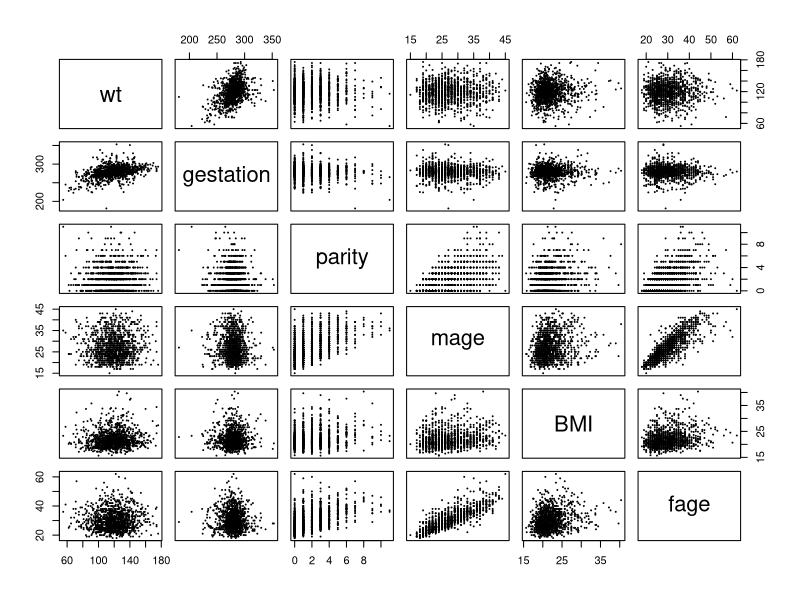
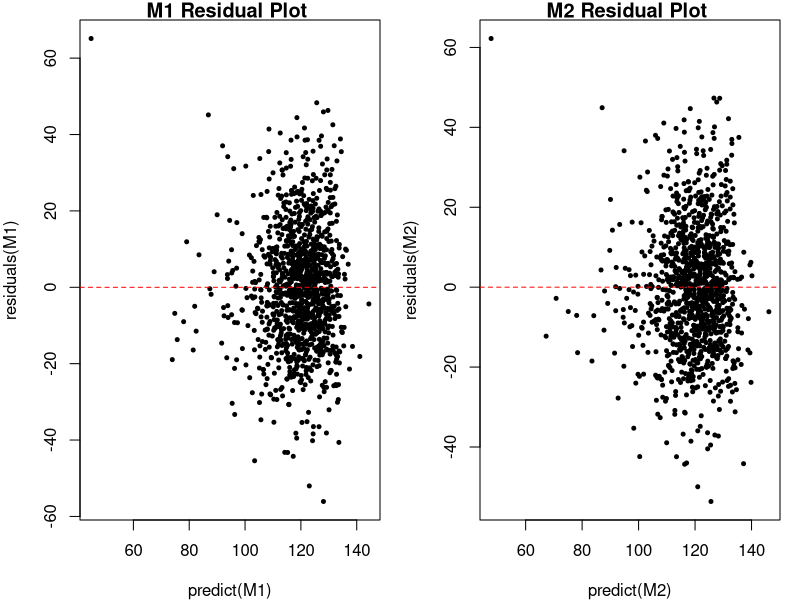
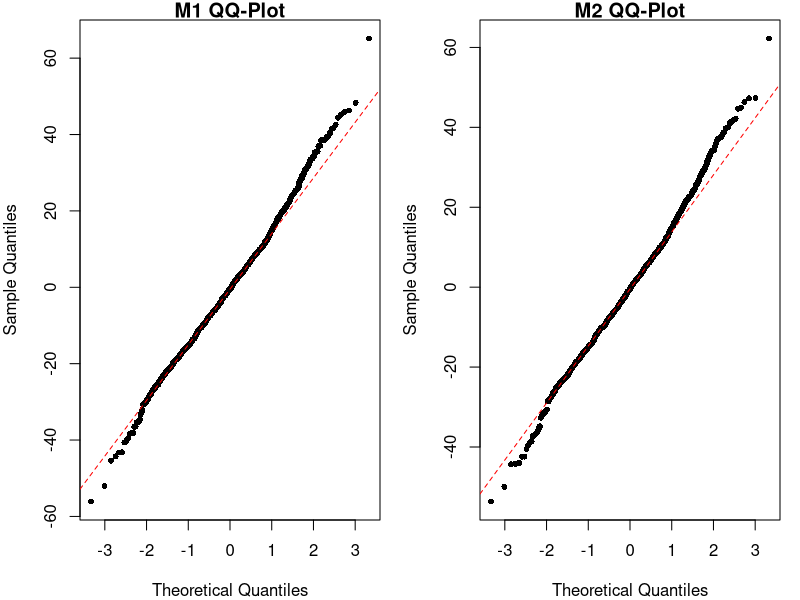
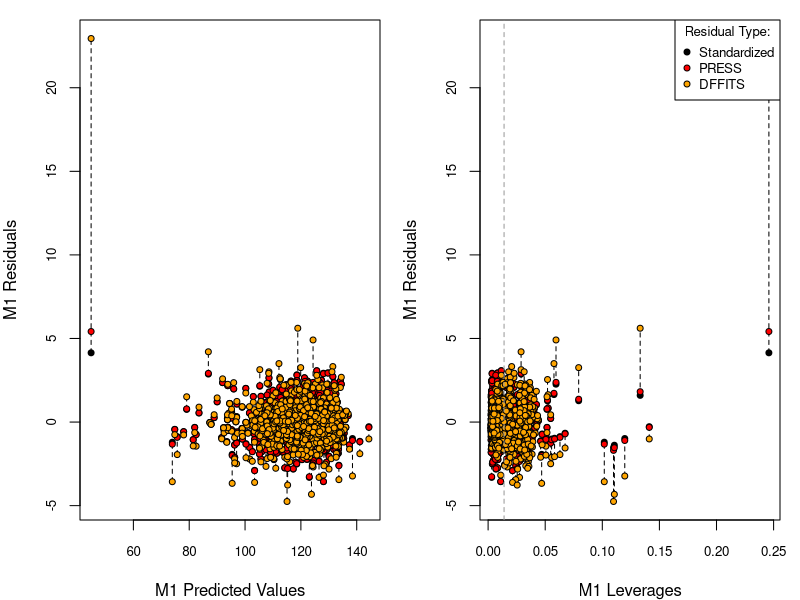
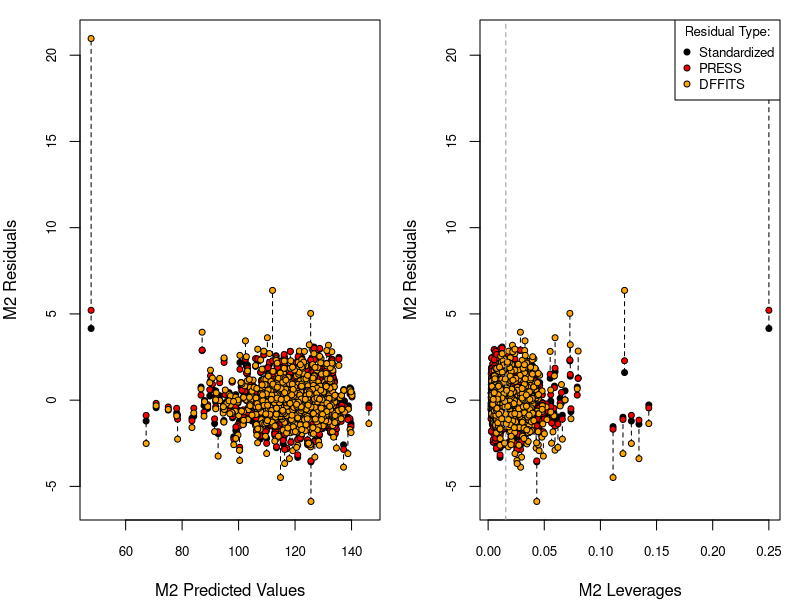
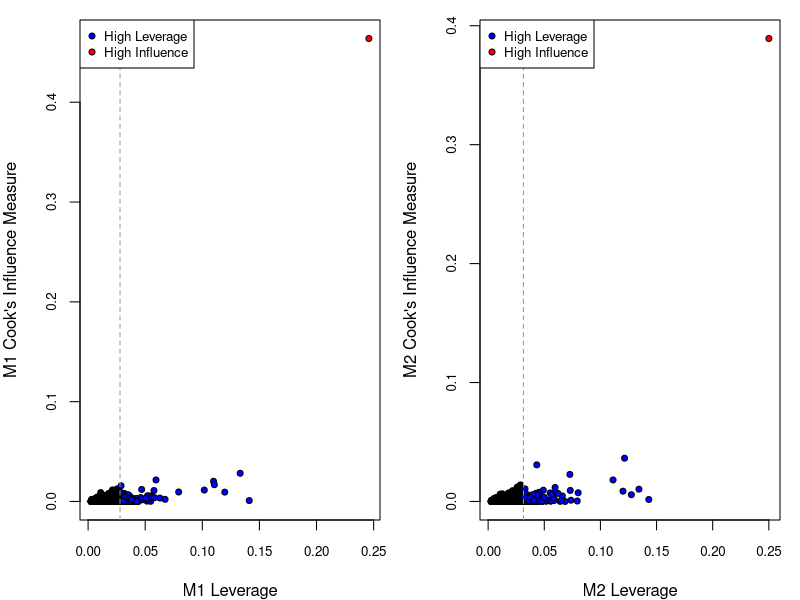
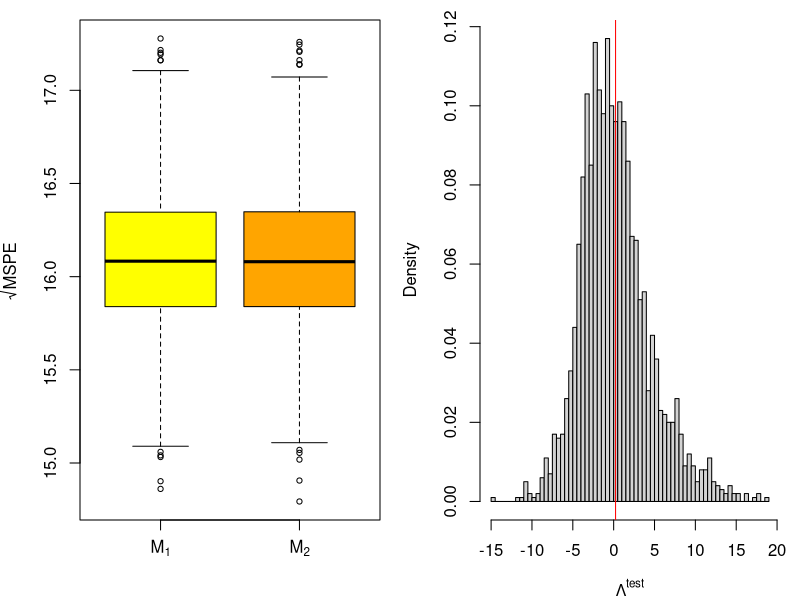
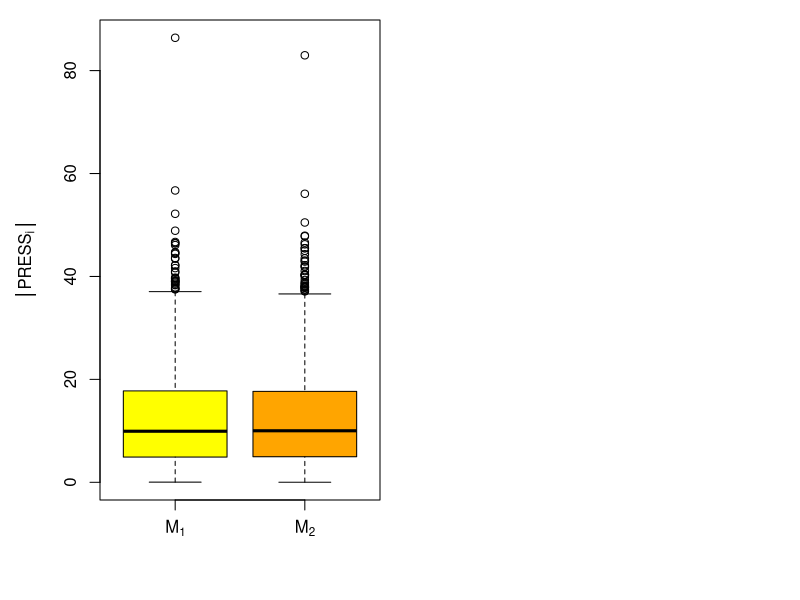

The R source for these figures, in order:
## ---- chunk 1

# load the data as a data.frame
birth <- read.csv(file = "chds_births.csv")

# summary of data



# Smoke_number
# number (we create new descriptive groupings for number of cigarettes smoked per day)

num2 <- birth$number
# new categories for variable number
numnames <- c("never smoked", "up to half a pack", "half to full pack", "more than one pack")
for(ii in 0:9) {
  if(ii==0) {
    num2[num2 == ii] <- numnames[1]
  } 
  if(0 < ii & ii <= 2) {
    num2[num2 == ii] <- numnames[2]
  } 
  if(2 < ii & ii <= 4) {
    num2[num2 == ii] <- numnames[3]
  } else {
    num2[num2 == ii] <- numnames[4]
  }
}

birth$number <- num2 # replace in dataset

# Combine smoke and time into a single variable smoke (relabelling smoke):
newnames <- c("Never Smoked", "Still Smokes",
              "Smoked but quit during pregnancy", 
              "Smoked but quit before pregnancy") # create categories for new variables

# extract the corresponding columns
smoke <- birth$smoke

n <- length(smoke) # number of observations
newsmoke <- rep(NA, n)

for (ii in 1:n) {
  if (is.na(smoke[ii])) {
    newsmoke[ii] <- NA
  }
  else {
    for (jj in 0:3) {
      if (smoke[ii] == jj) {
        newsmoke[ii] <- newnames[jj+1]
      }
    }
  }
}
birth$smoke <- newsmoke

# locate the observations that have NA's in smoke
ind_smoke <- NA
for (ii in 1:length(birth$smoke)) {
  if (is.na(birth$smoke[ii])) {
    ind_smoke <- c(ind_smoke, ii)
  }
}
ind_smoke <- ind_smoke[2:length(ind_smoke)]

# locate the observations that have NA's in number
ind_number <- NA
for (ii in 1:length(birth$number)) {
  if (is.na(birth$number[ii])) {
    ind_number <- c(ind_number, ii)
  }
}
ind_number <- ind_number[2:length(ind_number)]

# Throw out the observations that have NA's in smoke and number
# note that observations that have NA's in smoke also have NA's in number
remove_smoke <- ind_number
birth <- birth[-remove_smoke,]

# create a new variable to combine smoke and number
# since they are correlated to each other
# note that nobody is in the category "Smoked up to half a pack but quit during pregnancy"
smoke_number <- birth$smoke
for (ii in 1:(length(birth$smoke))) {
  if (smoke_number[ii] != "Never Smoked") {
    if (birth$number[ii] == "up to half a pack") {
      if (smoke_number[ii] == "Smoked but quit before pregnancy") {
        smoke_number[ii] <- "Smoked up to half a pack but quit before pregnancy"
      }
      else {smoke_number[ii] <- "Still smokes up to half a pack"}
    }
    else if (birth$number[ii] == "half to full pack") {
      if (smoke_number[ii] == "Smoked but quit before pregnancy") {
        smoke_number[ii] <- "Smoked more than half a pack but quit before pregnancy"
      }
      else if (smoke_number[ii] == "Smoked but quit during pregnancy") {
        smoke_number[ii] <- "Smoked more than half a pack but quit during pregnancy"
      }
      else {smoke_number[ii] <- "Still smokes half to full pack"}
    }
    else {
      if (smoke_number[ii] == "Smoked but quit before pregnancy") {
        smoke_number[ii] <- "Smoked more than half a pack but quit before pregnancy"
      }
      else if (smoke_number[ii] == "Smoked but quit during pregnancy") {
        smoke_number[ii] <- "Smoked more than half a pack but quit during pregnancy"
      }
      else {smoke_number[ii] <- "Still smokes more than one pack"}
    }
  }
}


birth$smoke_number <- factor(smoke_number)



# Combine other and mixed in feth and call it other
for (ii in 1:length(birth$feth)) {
  if (!is.na(birth$feth[ii])) {
    if(birth$feth[ii] == 10) {
      birth$feth[ii] <- 9
    }
  }
}

# Combine other and mixed in meth and call it other
for (ii in 1:length(birth$meth)) {
  if (!is.na(birth$meth[ii])) {
    if(birth$meth[ii] == 10) {
      birth$meth[ii] <- 9
    }
  }
}


#**************************************************************
# convert categorical variables to factors

# convert meth to non-numeric categorical variable
meth2 <- birth$meth
# "levels" of variable meth
methnames <- c("Caucasian","Mexican", "African-American","Asian", "Other")
# assign "Caucasian" level to values less than or equal to 5
# otherwise assign levels based on order in methnames vector
for(ii in 0:9) {
  if(ii<=5){
    meth2[meth2 == ii] <- "Caucasian"
  } else {
    meth2[meth2 == ii] <- methnames[ii-4]
  }
}
meth2 <- factor(meth2, levels = methnames) # order levels based on methnames
birth$meth <- meth2 # replace in dataset
############################################
# convert med to categorical variables
med2 <- birth$med
# "levels" of variable med
mednames <- c("elementary school", "middle school", "high school", "high school + trade", "high school + some college", "college grad", "trade school", "high school unclear")
med2 <- mednames[birth$med+1]
med2 <- factor(med2, levels = mednames) # order levels based on mednames
birth$med <- med2 # replace in dataset
##########################################
# convert feth to categorical variables
feth2 <- birth$feth
# "levels" of variable feth
fethnames <- c("Caucasian","Mexican", "African-American","Asian", "Other")
# assign "Caucasian" level to values less than or equal to 5
# otherwise assign levels based on order in fethnames vector
for(ii in 0:9) {
  if(ii<=5){
    feth2[feth2 == ii] <- "Caucasian"
  } else {
    feth2[feth2 == ii] <- fethnames[ii-4]
  }
}
feth2 <- factor(feth2, levels = fethnames) # order levels based on methnames
birth$feth <- feth2 # replace in dataset
############################################
# convert fed to categorical variables
fed2 <- birth$fed
# "levels" of variable fed
fednames <- c("elementary school", "middle school", "high school", "high school + trade", "high school + some college", "college grad", "trade school", "high school unclear")
fed2 <- fednames[birth$fed+1]
fed2 <- factor(fed2, levels = fednames) # order levels based on fednames
birth$fed <- fed2 # replace in dataset

################################################################################
# marital
marital <- birth$marital
maritalnames <- c("married", "legally separated", "divorced", "widowed",
                  "never married") # new values
# encode the factor
marital2 <- rep(NA, length(marital))
for (ii in 1:5) {
  marital2[marital == ii] <- maritalnames[ii]
}
marital2 <- factor(marital2, levels = maritalnames)
birth$marital <- marital2
######################################################################
# income
income <- birth$income
incomenames <- c("under 2500", "2500-4999", "5000-7499", "7500-9999",
                 "10000-12499", "12500-14999", "15000-17499",
                 "17500-19999", "20000-22499", "over 22500") # new values
# encode the factor
income2 <- incomenames[income+1]
income2 <- factor(income2, levels = incomenames)
birth$income <- income2
############################################################
#********************************************************************************

# throw out fht, fwt and income
birth <- birth[,-c(12, 13, 15)]

# Check how many observations contain NA's
n <- length(birth$wt) # number of rows
count <- 0 # initialize count of rows with at least one NA
for (ii in 1:n) {
  if(sum(is.na(birth[ii,])) >= 1) {
    count = count + 1
  }
}
total_NA_rows <- count

# throw out the variable time
birth <- birth[,-14]

# Combine mht and mwt to create a new variable BMI
# BMI is called Body Mass Index, which is calculated by weight in kg / height^2 in m
# Convert mht and mwt to standard metric
lbs_to_kg <- 0.453592
birth$mwt <- lbs_to_kg * birth$mwt
inch_to_meter <- 0.0254
birth$mht <- inch_to_meter * birth$mht

# Create BMI variable
mht <- birth$mht
mwt <- birth$mwt
BMI <- mwt / mht^2
birth$BMI <- BMI


# throw out mht and mwt
birth <- birth[,-c(7, 8)]

# throw out smoke and number
birth <- birth[, -c(11, 12)]
# Modify the variables smoke and number so that we can obtain all coefficients' values




# we assume fathers and mothers have the same ethnicity background
# based on the majority of the dataset
# deal with the NA's in meth (justification)
for (ii in 1:length(birth$meth)) {
  if(is.na(birth$meth)[ii]) {
    birth$meth[ii] <- birth$feth[ii]
  }
}

# deal with the NA's in feth (justification needed)
for (ii in 1:length(birth$feth)) {
  if(is.na(birth$feth)[ii]) {
    birth$feth[ii] <- birth$meth[ii]
  }
}

# locate the observations that have NA's in gestation
ind_gestation <- NA
for (ii in 1:length(birth$gestation)) {
  if (is.na(birth$gestation[ii])) {
    ind_gestation <- c(ind_gestation, ii)
  }
}
ind_gestation <- ind_gestation[2:length(ind_gestation)]

# locate the observations that have NA's in mage
ind_mage <- NA
for (ii in 1:length(birth$mage)) {
  if (is.na(birth$mage[ii])) {
    ind_mage <- c(ind_mage, ii)
  }
}
ind_mage <- ind_mage[2:length(ind_mage)]

# locate the observations that have NA's in med
ind_med <- NA
for (ii in 1:length(birth$med)) {
  if (is.na(birth$med[ii])) {
    ind_med <- c(ind_med, ii)
  }
}
ind_med <- ind_med[2:length(ind_med)]

# locate the observations that have NA's in fage
ind_fage <- NA
for (ii in 1:length(birth$fage)) {
  if (is.na(birth$fage[ii])) {
    ind_fage <- c(ind_fage, ii)
  }
}
ind_fage <- ind_fage[2:length(ind_fage)]

# locate the observations that have NA's in fed
ind_fed <- NA
for (ii in 1:length(birth$fed)) {
  if (is.na(birth$fed[ii])) {
    ind_fed <- c(ind_fed, ii)
  }
}
ind_fed <- ind_fed[2:length(ind_fed)]

# locate the observations that have NA's in marital
ind_marital <- NA
for (ii in 1:length(birth$marital)) {
  if (is.na(birth$marital[ii])) {
    ind_marital <- c(ind_marital, ii)
  }
}
ind_marital <- ind_marital[2:length(ind_marital)]


# locate the observations that have NA's in BMI
ind_BMI <- NA
for (ii in 1:length(birth$BMI)) {
  if (is.na(birth$BMI[ii])) {
    ind_BMI <- c(ind_BMI, ii)
  }
}
ind_BMI <- ind_BMI[2:length(ind_BMI)]

missing <- c(ind_gestation, ind_mage, ind_BMI, ind_marital, ind_fage, ind_fed, ind_med)


# remove missing observations

# first remove duplicated numbers in the missing list
m <- length(missing)
new_missing <- NA
for (ii in 1:m) {
  if (missing[ii] %in% new_missing == FALSE) {
    new_missing <- c(new_missing, missing[ii])
  }
}
new_missing <- new_missing[2:length(new_missing)]



# remove observations containing NA's
birth <- birth[-new_missing,]

## ---- chunk 2
# Figure 1. Pair plots of wt and other continuous numerical variables
pairs(~ wt + gestation + parity + mage + BMI + fage, 
      pch = 19,
      cex = 0.05,
      data = birth)
## ---- chunk 3
# Minimal model
M0 <- lm(wt ~ 1, data = birth)

# new maximal model
Mmaxnew <- lm(wt ~ (.-fed - med - feth - meth - marital - smoke_number)^2 
              + smoke_number + feth + meth + fed + med + marital 
              + I(gestation^2), data = birth)

# Automated Model Selection
# Forward selection
  Mfwd <- step(object = M0, # starting point model
               scope = list(lower = M0, upper = Mmaxnew), # smallest and largest model
               direction = "forward",
               trace = FALSE) # trace prints out information

# Backward elimination
  Mback <- step(object = Mmaxnew, # starting point model
                scope = list(lower = M0, upper = Mmaxnew),
                direction = "backward", trace = FALSE)

# Stepwise selection
Mstart <- lm(wt ~ ., data = birth)
  Mstep <- step(object = Mstart,
                scope = list(lower = M0, upper = Mmaxnew),
                direction = "both", trace = FALSE)


## ---- chunk 4
# Figure 2
# plot setup
cex <- .8
pch <- 20
par(mfrow = c(1,2), mar = c(4,4,1,1))

# assign new name to Mfwd and Mstep
M1 <- Mfwd
M2 <- Mback

# residuals for M1 and M2
res1 <- residuals(M1)
res2 <- residuals(M2)

# extract sigma.hat for both M1 and M2
sigma.hat1 <- sigma(M1)
sigma.hat2 <- sigma(M2)

# plot ordinary residuals for M1
plot(predict(M1), residuals(M1), pch = pch, cex = cex, col = "black", 
     main = "M1 Residual Plot ")
abline(h = 0, col = "red", lty = 2) # horizontal line

# plot ordinary residuals for M2
plot(predict(M2), residuals(M2), pch = pch, cex = cex, col = "black", 
     main = "M2 Residual Plot ")
abline(h = 0, col = "red", lty = 2) # horizontal line
## ---- chunk 5
# Figure 3
# plot setup
cex <- .8
pch <- 16
par(mfrow = c(1,2), mar = c(4,4,1,1))

# QQ-plot for M1
qqnorm(res1, main = "M1 QQ-Plot", cex = cex, pch = pch)
qqline(res1, col = "red", lty = 2)

# QQ-plot for M2
qqnorm(res2, main = "M2 QQ-Plot", cex = cex, pch = pch)
qqline(res2, col = "red", lty = 2)

## ---- chunk 6
# Figure 4 and Figure 5
# plot setup
cex <- .8
pch <- 16
par(mfrow = c(1,2), mar = c(4,4,1,1))

# Predicted Value vs Residuals and Leverages for M1

h1 <- hatvalues(M1)  # HAT Matrix
stan.res1 <- res1/sigma.hat1 # Standardized residuals for M1

# PRESS residuals
press1 <- res1/(1-h1)

# DFFITS residuals
dfts1 <- dffits(M1) # the R way
# standardize each of these such that they are identical at the average leverage value
p1 <- length(coef(M1))
n1 <- nobs(M1)
hbar1 <- p1/n1 # average leverage
press1 <- press1*(1-hbar1)/sigma.hat1 # at h1 = hbar1, press1 = stan.res1
dfts1 <- dfts1*(1-hbar1)/sqrt(hbar1) # at h1 = hbar1, dfts1 = stan.res1

# plot all residuals
# against predicted values
plot(predict(M1), rep(0, length(predict(M1))), type = "n", # empty plot to get the axis range
     ylim = range(stan.res1, press1, dfts1), cex.axis = cex,
     xlab = "M1 Predicted Values", ylab = "M1 Residuals")
# dotted line connecting each observations residuals for better visibility
segments(x0 = predict(M1),
         y0 = pmin(stan.res1, press1, dfts1),
         y1 = pmax(stan.res1, press1, dfts1),
         lty = 2)
points(predict(M1), stan.res1, pch = 21, bg = "black", cex = cex)
points(predict(M1), press1, pch = 21, bg = "red", cex = cex)
points(predict(M1), dfts1, pch = 21, bg = "orange", cex = cex)
# against leverages
plot(h1, rep(0, length(predict(M1))), type = "n", cex.axis = cex,
     ylim = range(stan.res1, press1, dfts1),
     xlab = "M1 Leverages", ylab = "M1 Residuals")
segments(x0 = h1,
         y0 = pmin(stan.res1, press1, dfts1),
         y1 = pmax(stan.res1, press1, dfts1),
         lty = 2)
points(h1, stan.res1, pch = 21, bg = "black", cex = cex)
points(h1, press1, pch = 21, bg = "red", cex = cex)
points(h1, dfts1, pch = 21, bg = "orange", cex = cex)
abline(v = hbar1, col = "grey60", lty = 2)
legend("topright", legend = c("Standardized", "PRESS", "DFFITS"),
       pch = 21, pt.bg = c("black", "red", "orange"), title = "Residual Type:",
       cex = cex, pt.cex = cex)


# Figure 5
# Predicted Value vs Residuals and Leverages for M2
h2 <- hatvalues(M2)  # HAT Matrix for M2
stan.res2 <- res1/sigma.hat2 # Standardized residuals for M2

# PRESS residuals
press2 <- res2/(1-h2)

# DFFITS residuals
dfts2 <- dffits(M2) 
# standardize each of these such that they are identical at the average leverage value
p2 <- length(coef(M2))
n2 <- nobs(M2)
hbar2 <- p2/n2 # average leverage
press2 <- press2*(1-hbar2)/sigma.hat2 # at h = hbar2, press2 = stan.res
dfts2 <- dfts2*(1-hbar2)/sqrt(hbar2) # at h = hbar2, dfts2 = stan.res

# plot all residuals
par(mfrow = c(1,2), mar = c(4,4,1,1))
# against predicted values
plot(predict(M2), rep(0, length(predict(M2))), type = "n", # empty plot to get the axis range
     ylim = range(stan.res2, press2, dfts2), cex.axis = cex,
     xlab = "M2 Predicted Values", ylab = "M2 Residuals")
# dotted line connecting each observations residuals for better visibility
segments(x0 = predict(M2),
         y0 = pmin(stan.res2, press2, dfts2),
         y1 = pmax(stan.res2, press2, dfts2),
         lty = 2)
points(predict(M2), stan.res2, pch = 21, bg = "black", cex = cex)
points(predict(M2), press2, pch = 21, bg = "red", cex = cex)
points(predict(M2), dfts2, pch = 21, bg = "orange", cex = cex)
# against leverages
plot(h2, rep(0, length(predict(M2))), type = "n", cex.axis = cex,
     ylim = range(stan.res2, press2, dfts2),
     xlab = "M2 Leverages", ylab = "M2 Residuals")
segments(x0 = h2,
         y0 = pmin(stan.res2, press2, dfts2),
         y1 = pmax(stan.res2, press2, dfts2),
         lty = 2)
points(h2, stan.res2, pch = 21, bg = "black", cex = cex)
points(h2, press2, pch = 21, bg = "red", cex = cex)
points(h2, dfts2, pch = 21, bg = "orange", cex = cex)
abline(v = hbar2, col = "grey60", lty = 2)
legend("topright", legend = c("Standardized", "PRESS", "DFFITS"),
       pch = 21, pt.bg = c("black", "red", "orange"), title = "Residual Type:",
       cex = cex, pt.cex = cex)
## ---- chunk 7
# Figure 6
# plot setup
cex <- .8
pch <- 20
par(mfrow = c(1,2), mar = c(4,4,1,1))

# cook’s distance vs. leverage for M1
D1 <- cooks.distance(M1)
# flag some of the points
infl.ind1 <- which.max(D1) # top influence point
lev.ind1 <- h1 > 2*hbar1 # leverage more than 2x the average
clrs1 <- rep("black", len = n1)
clrs1[lev.ind1] <- "blue"
clrs1[infl.ind1] <- "red"
plot(h1, D1, xlab = "M1 Leverage", ylab = "M1 Cook's Influence Measure",
     pch = 21, bg = clrs1, cex = cex, cex.axis = cex)
p1 <- length(coef(M1))
n1 <- nrow(birth)
hbar1 <- p1/n1 # average leverage
abline(v = 2*hbar1, col = "grey60", lty = 2) # 2x average leverage
legend("topleft", legend = c("High Leverage", "High Influence"), pch = 21,
       pt.bg = c("blue", "red"), cex = cex, pt.cex = cex)

# cook’s distance vs. leverage for M2
D2 <- cooks.distance(M2)
# flag some of the points
infl.ind2 <- which.max(D2) # top influence point
lev.ind2 <- h2 > 2*hbar2 # leverage more than 2x the average
clrs2 <- rep("black", len = n1)
clrs2[lev.ind2] <- "blue"
clrs2[infl.ind2] <- "red"
plot(h2, D2, xlab = "M2 Leverage", ylab = "M2 Cook's Influence Measure",
     pch = 21, bg = clrs2, cex = cex, cex.axis = cex)
p2 <- length(coef(M2))
n2 <- nrow(birth)
hbar2 <- p2/n2 # average leverage
abline(v = 2*hbar2, col = "grey60", lty = 2) # 2x average leverage
legend("topleft", legend = c("High Leverage", "High Influence"), pch = 21,
       pt.bg = c("blue", "red"), cex = cex, pt.cex = cex)
## ---- chunk 8
# Compare M1 and M2
Mnames <- expression(M[1], M[2])
# Cross-validation setup
nreps <- 2e3 # number of replications
ntot <- nrow(birth) # total number of observations
ntrain <- 500 # size of training set
ntest <- ntot-ntrain # size of test set
mspe1 <- rep(NA, nreps) # sum-of-square errors for each CV replication
mspe2 <- rep(NA, nreps)
logLambda <- rep(NA, nreps) # log-likelihod ratio statistic for each replication
  for(ii in 1:nreps) {
    # randomly select training observations
    train.ind <- sample(ntot, ntrain) # training observations
    # refit the models on the subset of training data; ?update for details!
    M1.cv <- update(M1, subset = train.ind)
    M2.cv <- update(M2, subset = train.ind)
    # out-of-sample residuals for both models
    # that is, testing data - predictions with training parameters
    M1.res <- birth$wt[-train.ind] -
      predict(M1.cv, newdata = birth[-train.ind,])
    M2.res <- birth$wt[-train.ind] -
      predict(M2.cv, newdata = birth[-train.ind,])
    # mean-square prediction errors
    mspe1[ii] <- mean(M1.res^2)
    mspe2[ii] <- mean(M2.res^2)
    # out-of-sample likelihood ratio
    M1.sigma <- sqrt(sum(resid(M1.cv)^2)/ntrain) # MLE of sigma
    M2.sigma <- sqrt(sum(resid(M2.cv)^2)/ntrain)
    # since res = y - pred, dnorm(y, pred, sd) = dnorm(res, 0, sd)
    logLambda[ii] <- sum(dnorm(M1.res, mean = 0, sd = M1.sigma, log = TRUE))
    logLambda[ii] <- logLambda[ii] -
      sum(dnorm(M2.res, mean = 0, sd = M2.sigma, log = TRUE))
  }
## ---- chunk 9

# Figure 7
# plot setup
cex <- .8
pch <- 16
par(mfrow = c(1,2), mar = c(4,4,1,1))

# plot rMSPE and out-of-sample log(Lambda)
boxplot(x = list(sqrt(mspe1), sqrt(mspe2)), names = Mnames, cex = .7,
        ylab = expression(sqrt(MSPE)), col = c("yellow", "orange"))

hist(logLambda, breaks = 50, freq = FALSE,
     xlab = expression(Lambda^{test}),
     main = "", cex = .7)
abline(v = mean(logLambda), col = "red") # average value
## ---- chunk 10
# Figure 8
# plot setup
cex <- .8
pch <- 16
par(mfrow = c(1,2), mar = c(5,5,1,1))

# PRESS Statistics
# PRESS statistics
press1 <- res1/(1-hatvalues(M1)) # M1
press2 <- res2/(1-hatvalues(M2)) # M2

# plot PRESS statistics
boxplot(x = list(abs(press1), abs(press2)), names = Mnames,
        ylab = expression(group("|", PRESS[i], "|")),
        col = c("yellow", "orange"))

## ---- chunk 11
estimates <- summary(M2)$coefficients[,1]
sd.errors <- summary(M2)$coefficients[,2]
tvalue <- summary(M2)$coefficients[,3]
pvalue <- summary(M2)$coefficients[,4]

n <- length(names(coef(M2)))
result <- NA
for (ii in 1:n) {
  result <- c(result, summary(M2)$coefficients[ii,])
}

result <- matrix(result[2:length(result)], nrow = n, byrow = TRUE)
colnames(result) <- c("parameter estimates", "standard errors", "t-value", "Pr(>|t|)")
rownames(result) <- c(1:18)
result
names(coef(M2))
## ---- chunk 12
getwd() # make sure that the file is in the working directory

# load the data as a data.frame
birth <- read.csv(file = "chds_births.csv")

# summary of data
summary(birth)
## ---- chunk 13
# throw out fht, fwt and income
birth <- birth[,-c(12, 13, 15)]
## ---- chunk 14
n <- length(birth$wt) # number of rows
count <- 0 # initialize count of rows with at least one NA
for (ii in 1:n) {
  if(sum(is.na(birth[ii,])) >= 1) {
    count = count + 1
  }
}
total_NA_rows <- count
total_NA_rows
## ---- chunk 15
# create new descriptive groups for number of cigarettes smoked per day

num2 <- birth$number
# new categories for variable number
numnames <- c("never smoked", "up to half a pack", "half to full pack", "more than one pack")

for(ii in 0:9) {
  if(ii==0) {
    num2[num2 == ii] <- numnames[1]
  } 
  if(0 < ii & ii <= 2) {
    num2[num2 == ii] <- numnames[2]
  } 
  if(2 < ii & ii <= 4) {
    num2[num2 == ii] <- numnames[3]
  } else {
    num2[num2 == ii] <- numnames[4]
  }
}

birth$number <- num2 # replace in dataset
## ---- chunk 16
# combine smoke and time into a single variable smoke (relabelling smoke):
# create categories for new variables
newnames <- c("Never Smoked", "Still Smokes",
              "Smoked but quit during pregnancy", 
              "Smoked but quit before pregnancy")

# extract the corresponding columns
smoke <- birth$smoke

n <- length(smoke) # number of observations
newsmoke <- rep(NA, n)

for (ii in 1:n) {
  if (is.na(smoke[ii])) {
    newsmoke[ii] <- NA
  }
  else {
    for (jj in 0:3) {
      if (smoke[ii] == jj) {
        newsmoke[ii] <- newnames[jj+1]
      }
    }
  }
}
birth$smoke <- newsmoke
## ---- chunk 17
# locate the observations that have NA's in smoke
ind_smoke <- NA
for (ii in 1:length(birth$smoke)) {
  if (is.na(birth$smoke[ii])) {
    ind_smoke <- c(ind_smoke, ii)
  }
}
ind_smoke <- ind_smoke[2:length(ind_smoke)]

# locate the observations that have NA's in number
ind_number <- NA
for (ii in 1:length(birth$number)) {
  if (is.na(birth$number[ii])) {
    ind_number <- c(ind_number, ii)
  }
}
ind_number <- ind_number[2:length(ind_number)]

# Throw out the observations that have NA's in smoke and number
# note that observations that have NA's in smoke also have NA's in number
remove_smoke <- ind_number
birth <- birth[-remove_smoke,]
## ---- chunk 18
# create a new variable to combine smoke and number
# note that nobody is in the category "Smoked up to half a pack but quit during pregnancy"

smoke_number <- birth$smoke
for (ii in 1:(length(birth$smoke))) {
  if (smoke_number[ii] != "Never Smoked") {
    if (birth$number[ii] == "up to half a pack") {
      if (smoke_number[ii] == "Smoked but quit before pregnancy") {
        smoke_number[ii] <- "Smoked up to half a pack but quit before pregnancy"
      }
      else {smoke_number[ii] <- "Still smokes up to half a pack"}
    }
    else if (birth$number[ii] == "half to full pack") {
      if (smoke_number[ii] == "Smoked but quit before pregnancy") {
        smoke_number[ii] <- "Smoked more than half a pack but quit before pregnancy"
      }
      else if (smoke_number[ii] == "Smoked but quit during pregnancy") {
        smoke_number[ii] <- "Smoked more than half a pack but quit during pregnancy"
      }
      else {smoke_number[ii] <- "Still smokes half to full pack"}
    }
    else {
      if (smoke_number[ii] == "Smoked but quit before pregnancy") {
        smoke_number[ii] <- "Smoked more than half a pack but quit before pregnancy"
      }
      else if (smoke_number[ii] == "Smoked but quit during pregnancy") {
        smoke_number[ii] <- "Smoked more than half a pack but quit during pregnancy"
      }
      else {smoke_number[ii] <- "Still smokes more than one pack"}
    }
  }
}

# factor the new variable smoke_number
birth$smoke_number <- factor(smoke_number)
## ---- chunk 19
# Remove the original smoke, time and number
birth <- birth[,-c(13, 14, 15)]
## ---- chunk 20
# Combine mht and mwt to create a new variable BMI
# BMI is called Body Mass Index, which is calculated by weight in kg / height^2 in m
# Convert mht and mwt to standard metric
lbs_to_kg <- 0.453592
birth$mwt <- lbs_to_kg * birth$mwt
inch_to_meter <- 0.0254
birth$mht <- inch_to_meter * birth$mht

# Create BMI variable
mht <- birth$mht
mwt <- birth$mwt
BMI <- mwt / mht^2
birth$BMI <- BMI
## ---- chunk 21
# throw out mht and mwt
birth <- birth[,-c(7, 8)]
## ---- chunk 22
# Combine other and mixed in feth and call it other
for (ii in 1:length(birth$feth)) {
  if (!is.na(birth$feth[ii])) {
    if(birth$feth[ii] == 10) {
      birth$feth[ii] <- 9
    }
  }
}

# Combine other and mixed in meth and call it other
for (ii in 1:length(birth$meth)) {
  if (!is.na(birth$meth[ii])) {
    if(birth$meth[ii] == 10) {
      birth$meth[ii] <- 9
    }
  }
}

## ---- chunk 23
# Want to count how many rows have meth=feth
count.eth <- 0
for (ii in 1:length(birth$meth)) {
  if ((is.na(birth$feth[ii])==FALSE) & is.na(birth$meth[ii])==FALSE){
    if (birth$meth[ii]<=5) {
      if (birth$feth[ii]<=5){
        count.eth <- count.eth+1
      }
    }
    else {
      if (birth$meth[ii]==birth$feth[ii]){
        count.eth <- count.eth+1
      }
    }
  }
}
count.eth
## ---- chunk 24
# convert categorical variables to factors

# convert meth to non-numeric categorical variable
meth2 <- birth$meth
length(meth2)
# "levels" of variable meth
methnames <- c("Caucasian","Mexican", "African-American","Asian", "Other")
# assign "Caucasian" level to values less than or equal to 5
# otherwise assign levels based on order in methnames vector
for(ii in 0:9) {
  if(ii<=5){
    meth2[meth2 == ii] <- "Caucasian"
  } else {
    meth2[meth2 == ii] <- methnames[ii-4]
  }
}
meth2 <- factor(meth2, levels = methnames) # order levels based on methnames
levels(meth2)
birth$meth <- meth2 # replace in dataset
############################################
## ---- chunk 25
# convert med to categorical variables
med2 <- birth$med
# "levels" of variable med
mednames <- c("elementary school", "middle school", "high school", "high school + trade", "high school + some college", "college grad", "trade school", "high school unclear")
med2 <- mednames[birth$med+1]
med2 <- factor(med2, levels = mednames) # order levels based on mednames
levels(med2)
birth$med <- med2 # replace in dataset
## ---- chunk 26
# convert feth to categorical variables
feth2 <- birth$feth
# "levels" of variable feth
fethnames <- c("Caucasian","Mexican", "African-American","Asian", "Other")
# assign "Caucasian" level to values less than or equal to 5
# otherwise assign levels based on order in fethnames vector
for(ii in 0:9) {
  if(ii<=5){
    feth2[feth2 == ii] <- "Caucasian"
  } else {
    feth2[feth2 == ii] <- fethnames[ii-4]
  }
}
feth2 <- factor(feth2, levels = fethnames) # order levels based on methnames
levels(feth2)
birth$feth <- feth2 # replace in dataset
## ---- chunk 27
# convert fed to categorical variables
fed2 <- birth$fed
# "levels" of variable fed
fednames <- c("elementary school", "middle school", "high school", "high school + trade", "high school + some college", "college grad", "trade school", "high school unclear")
fed2 <- fednames[birth$fed+1]
fed2 <- factor(fed2, levels = fednames) # order levels based on fednames
levels(fed2)
birth$fed <- fed2 # replace in dataset
## ---- chunk 28
marital <- birth$marital
maritalnames <- c("married", "legally separated", "divorced", "widowed",
                  "never married") # new values
# encode the factor
marital2 <- rep(NA, length(marital))
for (ii in 1:5) {
  marital2[marital == ii] <- maritalnames[ii]
}
marital2 <- factor(marital2, levels = maritalnames)
birth$marital <- marital2
## ---- chunk 29
# we assume fathers and mothers have the same ethnicity background
# based on the majority of the dataset
# deal with the NA's in meth
for (ii in 1:length(birth$meth)) {
  if(is.na(birth$meth)[ii]) {
    birth$meth[ii] <- birth$feth[ii]
  }
}

# deal with the NA's in feth
for (ii in 1:length(birth$feth)) {
  if(is.na(birth$feth)[ii]) {
    birth$feth[ii] <- birth$meth[ii]
  }
}
## ---- chunk 30
# locate the observations that have NA's in gestation
ind_gestation <- NA
for (ii in 1:length(birth$gestation)) {
  if (is.na(birth$gestation[ii])) {
    ind_gestation <- c(ind_gestation, ii)
  }
}
ind_gestation <- ind_gestation[2:length(ind_gestation)]

# locate the observations that have NA's in mage
ind_mage <- NA
for (ii in 1:length(birth$mage)) {
  if (is.na(birth$mage[ii])) {
    ind_mage <- c(ind_mage, ii)
  }
}
ind_mage <- ind_mage[2:length(ind_mage)]

# locate the observations that have NA's in med
ind_med <- NA
for (ii in 1:length(birth$med)) {
  if (is.na(birth$med[ii])) {
    ind_med <- c(ind_med, ii)
  }
}
ind_med <- ind_med[2:length(ind_med)]

# locate the observations that have NA's in fage
ind_fage <- NA
for (ii in 1:length(birth$fage)) {
  if (is.na(birth$fage[ii])) {
    ind_fage <- c(ind_fage, ii)
  }
}
ind_fage <- ind_fage[2:length(ind_fage)]

# locate the observations that have NA's in fed
ind_fed <- NA
for (ii in 1:length(birth$fed)) {
  if (is.na(birth$fed[ii])) {
    ind_fed <- c(ind_fed, ii)
  }
}
ind_fed <- ind_fed[2:length(ind_fed)]

# locate the observations that have NA's in marital
ind_marital <- NA
for (ii in 1:length(birth$marital)) {
  if (is.na(birth$marital[ii])) {
    ind_marital <- c(ind_marital, ii)
  }
}
ind_marital <- ind_marital[2:length(ind_marital)]


# locate the observations that have NA's in BMI
ind_BMI <- NA
for (ii in 1:length(birth$BMI)) {
  if (is.na(birth$BMI[ii])) {
    ind_BMI <- c(ind_BMI, ii)
  }
}
ind_BMI <- ind_BMI[2:length(ind_BMI)]

missing <- c(ind_gestation, ind_mage, ind_BMI, ind_marital, ind_fage, ind_fed, ind_med)
missing

# remove missing observations

# first remove duplicated numbers in the missing list
m <- length(missing)
new_missing <- NA
for (ii in 1:m) {
  if (missing[ii] %in% new_missing == FALSE) {
    new_missing <- c(new_missing, missing[ii])
  }
}
new_missing <- new_missing[2:length(new_missing)]

# display the indexes of all observations with NA's
new_missing

# remove observations containing NA's
birth <- birth[-new_missing,]
## ---- chunk 31
# Minimal model
M0 <- lm(wt ~ 1, data = birth)
summary(M0)


# new maximal model
Mmaxnew <- lm(wt ~ (.-fed - med - feth - meth - marital - smoke_number)^2 
              + smoke_number + feth + meth + fed + med + marital 
              + I(gestation^2), data = birth)
summary(Mmaxnew)

beta.maxnew <- coef(Mmaxnew)
names(beta.maxnew)[is.na(beta.maxnew)]
anyNA(coef(Mmaxnew))
## ---- chunk 32
# Automated Model Selection
# Forward selection
system.time({ # time the calculation
  Mfwd <- step(object = M0, # starting point model
               scope = list(lower = M0, upper = Mmaxnew), # smallest and largest model
               direction = "forward",
               trace = FALSE) # trace prints out information
})

# Backward elimination
system.time({
  Mback <- step(object = Mmaxnew, # starting point model
                scope = list(lower = M0, upper = Mmaxnew),
                direction = "backward", trace = FALSE)
})

# Stepwise selection
Mstart <- lm(wt ~ ., data = birth)
system.time({
  Mstep <- step(object = Mstart,
                scope = list(lower = M0, upper = Mmaxnew),
                direction = "both", trace = FALSE)
})
## ---- chunk 33
Mfwd$call
Mback$call
Mstep$call
## ---- chunk 34
# models to compare
M1 <- Mfwd
M2 <- Mstep
Mnames <- expression(M[FWD], M[STEP])
# Cross-validation setup
nreps <- 2e3 # number of replications
ntot <- nrow(birth) # total number of observations
ntrain <- 500 # size of training set
ntest <- ntot-ntrain # size of test set
mspe1 <- rep(NA, nreps) # sum-of-square errors for each CV replication
mspe2 <- rep(NA, nreps)
logLambda <- rep(NA, nreps) # log-likelihod ratio statistic for each replication
system.time({
  for(ii in 1:nreps) {
    if(ii%%400 == 0) message("ii = ", ii)
    # randomly select training observations
    train.ind <- sample(ntot, ntrain) # training observations
    # refit the models on the subset of training data; ?update for details!
    M1.cv <- update(M1, subset = train.ind)
    M2.cv <- update(M2, subset = train.ind)
    # out-of-sample residuals for both models
    # that is, testing data - predictions with training parameters
    M1.res <- birth$wt[-train.ind] -
      predict(M1.cv, newdata = birth[-train.ind,])
    M2.res <- birth$wt[-train.ind] -
      predict(M2.cv, newdata = birth[-train.ind,])
    # mean-square prediction errors
    mspe1[ii] <- mean(M1.res^2)
    mspe2[ii] <- mean(M2.res^2)
    # out-of-sample likelihood ratio
    M1.sigma <- sqrt(sum(resid(M1.cv)^2)/ntrain) # MLE of sigma
    M2.sigma <- sqrt(sum(resid(M2.cv)^2)/ntrain)
    # since res = y - pred, dnorm(y, pred, sd) = dnorm(res, 0, sd)
    logLambda[ii] <- sum(dnorm(M1.res, mean = 0, sd = M1.sigma, log = TRUE))
    logLambda[ii] <- logLambda[ii] -
      sum(dnorm(M2.res, mean = 0, sd = M2.sigma, log = TRUE))
  }
})
## ---- chunk 35
# Akaike Information Criterion
# calculate the values AIC1 and AIC2
AIC1 <- AIC(M1)
AIC2 <- AIC(M2)
# display the results
AIC <- c(AIC1, AIC2)
AIC

# display results for both AIC and PRESS
disp <- rbind(AIC = c(AIC1, AIC2),
              PRESS = c(sum(press1^2), sum(press2^2)))
colnames(disp) <- Mnames
disp # both metrics favor M2
## ---- chunk 36
summary(Mstep)
